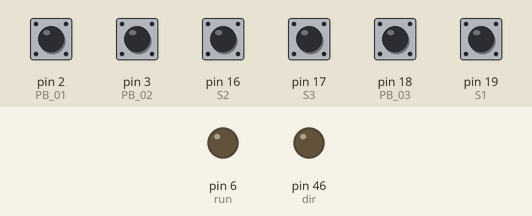
Recording of a sketch running on a simulated Arduino Mega 2560, built with avr-gcc and run on an emulated ATmega2560. On the bench: output pins drawn as LEDs (lit = HIGH). The test bench sets the inputs (shaded band); at power-on: pin 2 (PB_01), pin 3 (PB_02), pin 16 (S2), pin 17 (S3), pin 18 (PB_03), pin 19 (S1) HIGH.

Above: at 1.2 s.
1.3 s: pin 3 (PB_02) pulled LOW for 0.15 s
At 1.4 s:
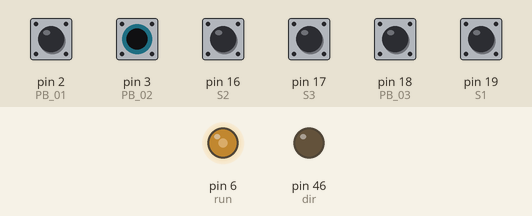
3.0 s: pin 2 (PB_01) pulled LOW for 0.15 s
At 4.1 s:
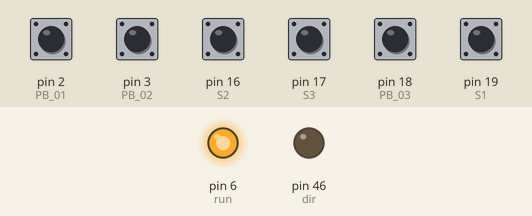
4.6 s: pin 19 (S1) pulled LOW for 0.15 s
At 5.3 s:
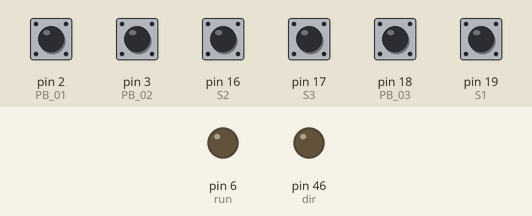
6.2 s: pin 2 (PB_01) pulled LOW for 1 s
At 6.6 s:
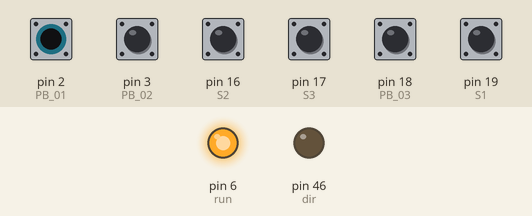
8.7 s: pin 3 (PB_02) driven LOW and pin 19 (S1) driven LOW
At 9.9 s:
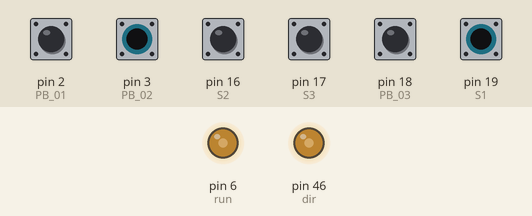
10.2 s: pin 3 (PB_02) driven HIGH
At 10.6 s:
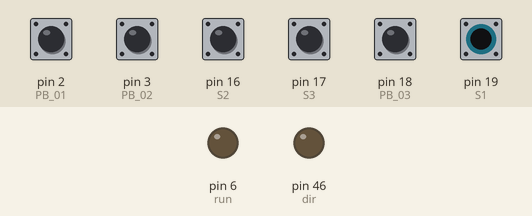
Timing chart, 0 to 12.7 s (numbered marks = the images above; inputs shaded):
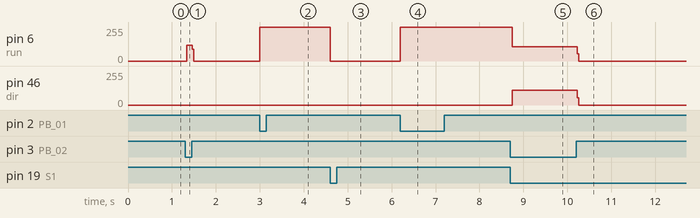

The sketch:

ELEVATORSYSTEM.ino
```cpp
#define run 6
#define dir 46

#define PB_01 2
#define PB_02 3
#define PB_03 18
#define S1 19
#define S2 16
#define S3 17


void setup() {

  pinMode(dir, OUTPUT);
  pinMode(run, OUTPUT);

  pinMode(S1, INPUT_PULLUP);
  pinMode(S2, INPUT_PULLUP);
  pinMode(S3, INPUT_PULLUP);
  pinMode(PB_01, INPUT_PULLUP);
  pinMode(PB_02, INPUT_PULLUP);
  pinMode(PB_03, INPUT_PULLUP);
}
int b = 1;
void loop() {
  if (b == 1) {
    digitalWrite(dir, LOW);
    digitalWrite(run, LOW);
    b = 2;
  }
  if (b == 2) {
    if (digitalRead(PB_01) == 0) {
      b = 3;
    } else {
      b = 6;
    }
  }

  if (b == 3) {
    if (digitalRead(S1) == 0) {
      b = 1;
    } else {
      b = 4;
    }
  }
  if (b == 4) {
    digitalWrite(dir, LOW);
    digitalWrite(run, HIGH);
    b = 5;
  }
  if (b == 5) {
    if (digitalRead(S1) == 0) {
      b = 1;
    }
  }
  if (b == 6) {
    if (digitalRead(PB_02) == 0) {
      b = 7;
    } else {
      b = 12;
    }
  }
  if (b == 7) {
    if (digitalRead(S1) == 0) {
      b = 8;
    } else {
      b = 10;
    }
  }
  if (b == 8) {
    digitalWrite(dir, HIGH);
    digitalWrite(run, HIGH);
    b = 9;
  }
  if (b == 9) {
    if (digitalRead(S2) == 1) {
      b = 1;
    }
  }
  if (b == 10) {
    if (digitalRead(S3) == 1) {
      b = 11;
    } else {
      b = 1;
    }
  }
  if (b == 11) {
    digitalWrite(dir, LOW);
    digitalWrite(run, HIGH);
    b = 9;
  }
  if (b == 12) {
    if (digitalRead(PB_03) == 0) {
      b = 13;
    } else {
      b = 1;
    }
  }
  if (b == 13) {
    if (digitalRead(S3) == 1) {
      b = 1;
    } else {
      b = 14;
    }
  }
  if (b == 14) {
    digitalWrite(dir, HIGH);
    digitalWrite(run, HIGH);
    b = 15;
  }
  if (b == 15) {
    if (digitalRead(S3) == 1) {
      b = 1;
    }
  }
}
```

Measured:
- after the input at 1.3 s, pin 6 (run): 0/255 → 118/255 at once, → 0/255 0.12 s later
- after the input at 3.0 s, pin 6 (run): 0/255 → 255/255 at once
- after the input at 4.6 s, pin 6 (run): 255/255 → 0/255 at once
- after the input at 6.2 s, pin 6 (run): 0/255 → 255/255 at once
- after the input at 8.7 s, pin 6 (run): 255/255 → 106/255 at once; pin 46 (dir): 0/255 → 109/255 at once
- after the input at 10.2 s, pin 6 (run): 106/255 → 0/255 at once; pin 46 (dir): 109/255 → 0/255 at once
